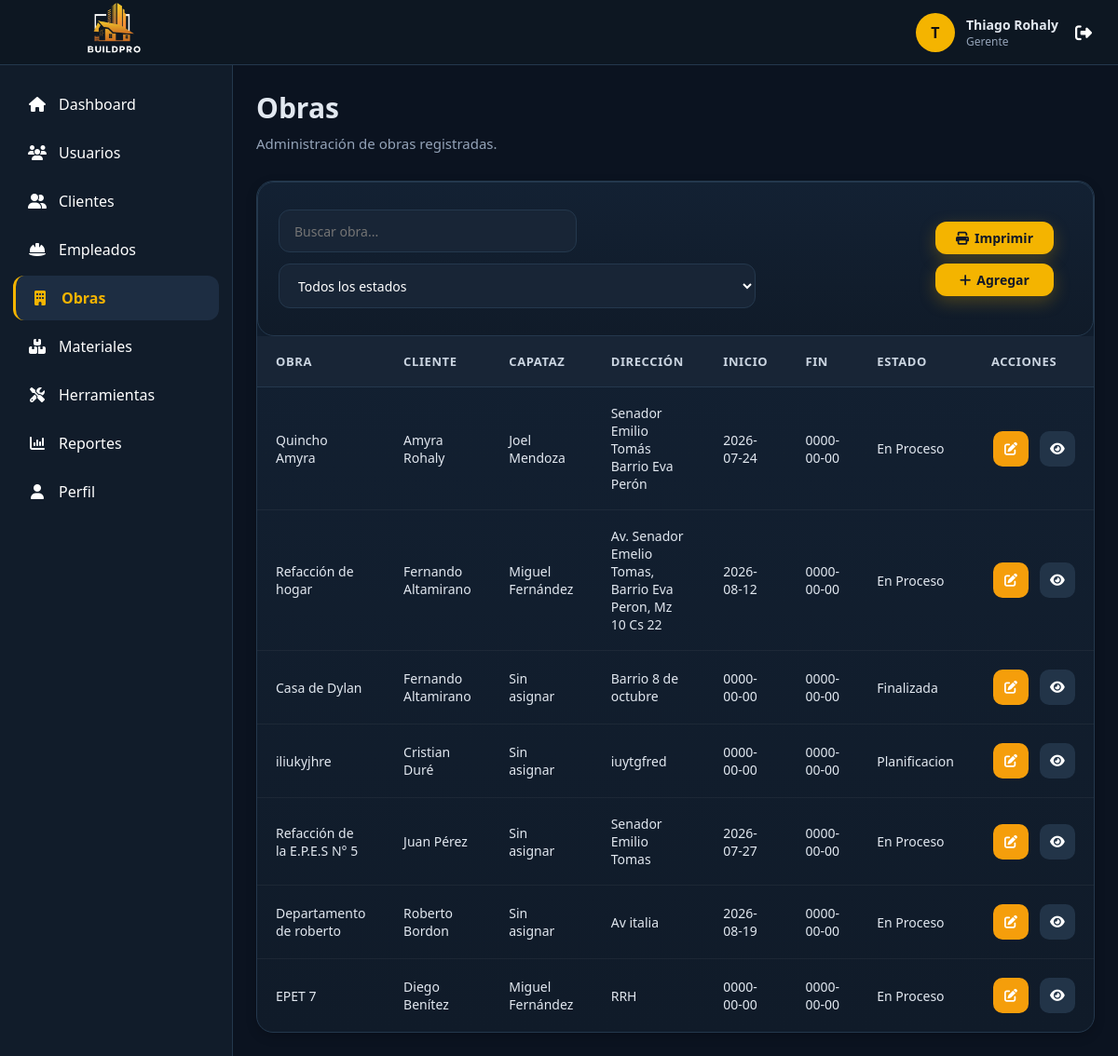
/vistas/obras/index.php (signed in), run on the app's committed database.
### tables this page shows
CREATE TABLE `obra` (
  `id_obra` int(11) NOT NULL,
  `id_usuario` int(11) NOT NULL,
  `id_jefe_obra` int(11) DEFAULT NULL,
  `nombre_obra` varchar(150) NOT NULL,
  `direccion` varchar(255) NOT NULL,
  `descripcion` text DEFAULT NULL,
  `fecha_inicio` date DEFAULT NULL,
  `fecha_fin` date DEFAULT NULL,
  `estado` enum('Planificacion','En Proceso','Finalizada','Cancelada','Suspendida') DEFAULT 'Planificacion',
  `activo` tinyint(1) NOT NULL DEFAULT 1
);

CREATE TABLE `usuario` (
  `id_usuario` int(11) NOT NULL,
  `id_rol` int(11) NOT NULL,
  `nombre` varchar(100) NOT NULL,
  `apellido` varchar(100) NOT NULL,
  `documento` varchar(20) DEFAULT NULL,
  `correo` varchar(150) NOT NULL,
  `contraseña` varchar(255) NOT NULL,
  `telefono` varchar(20) DEFAULT NULL,
  `direccion` varchar(255) DEFAULT NULL,
  `salario` decimal(12,2) DEFAULT NULL,
  `fecha_registro` datetime DEFAULT current_timestamp(),
  `estado` tinyint(1) DEFAULT 1 COMMENT '1=Activo, 0=Inactivo'
);

### modelos/Conexion.php (called while the page is built)
<?php
class Conexion {
    private $host = "localhost";
    private $usuario = "root";
    private $password = "";
    private $baseDatos = "constructora";
public function conectar(){
    try {
        $conexion = new PDO(
            "mysql:host=".$this->host.
            ";dbname=".$this->baseDatos.
            ";charset=utf8mb4",
            $this->usuario,
            $this->password
        );
        $conexion->setAttribute(
            PDO::ATTR_ERRMODE,
            PDO::ERRMODE_EXCEPTION
        );
        return $conexion;
    } catch(PDOException $e){
        die("Error de conexión: ".$e->getMessage());
    }
}
}
?>

### modelos/Obra.php (called while the page is built, shortened)
<?php
require_once "Conexion.php";
class Obra
{
    private $conexion;
    public function __construct()
    {
        $db = new Conexion();
        $this->conexion = $db->conectar();
    }
    public function obtenerTodos()
    {
        $sql = "SELECT
                    o.id_obra,
                    o.nombre_obra,
                    o.direccion,
                    o.fecha_inicio,
                    o.fecha_fin,
                    o.estado,
                    -- Cliente
                    u.nombre AS nombre_cliente,
                    u.apellido AS apellido_cliente,
                    -- Jefe de Obra
                    j.nombre AS nombre_jefe_obra,
                    j.apellido AS apellido_jefe_obra
                FROM obra o
                INNER JOIN usuario u
                    ON o.id_usuario = u.id_usuario
                LEFT JOIN usuario j
                    ON o.id_jefe_obra = j.id_usuario
                WHERE o.activo = 1";
        $consulta = $this->conexion->prepare($sql);
        $consulta->execute();
        return $consulta->fetchAll(PDO::FETCH_ASSOC);
    }
}

### vistas/obras/index.php (the view, shortened to what this page needs)
<?php
require_once "../../modelos/Obra.php";
$obra = new Obra();
$obras = $obra->obtenerTodos();
require_once "../../layouts/header.php";
require_once "../../layouts/sidebar.php";
?>
<main class="content">
    <div class="page-title no-print">
        <h1>Obras</h1>
        <p>
            Administración de obras registradas.
        </p>
    </div>
    <div class="table-container">
        <div class="toolbar no-print">
            <div class="toolbar-left">
                <input
                    type="text"
                    id="buscarObra"
                    class="search-box"
                    placeholder="Buscar obra...">
                <select id="filtroEstado" class="filter">
                    <option value="">
                        Todos los estados
                    </option>
                </select>
            </div>
            <div style="display: flex; flex-direction: column; margin: 20px;">
                <button
                    onclick="window.print()"
                    class="btn btn-primary"
                    style="margin-bottom: 10px;">
                    <i class="fa-solid fa-print"></i>
                    Imprimir
                </button>
                <a
                    href="agregar.php"
                    class="btn btn-primary">
                    <i class="fa-solid fa-plus"></i>
                    Agregar
                </a>
            </div>
        </div>
        <table
            class="table"
            id="tablaObras">
            <thead>
                <tr>
                    <th>Obra</th>
                    <th>Cliente</th>
                    <th>Capataz</th>
                    <th>Dirección</th>
                    <th>Inicio</th>
                    <th>Fin</th>
                    <th>Estado</th>
                    <th class="no-print">
                        Acciones
                    </th>
                </tr>
            </thead>
            <tbody>
                <?php foreach ($obras as $o) { ?>
                    <tr>
                        <td>
                            <?= $o["nombre_obra"] ?>
                        </td>
                        <td>
                            <?= $o["nombre_cliente"] . " " . $o["apellido_cliente"] ?>
                        </td>
                        <td>
                            <?php if (!empty($o["nombre_jefe_obra"])) { ?>
                                <?= htmlspecialchars($o["nombre_jefe_obra"] . " " . $o["apellido_jefe_obra"]) ?>
                            <?php } else { ?>
                                <span>Sin asignar</span>
                            <?php } ?>
                        </td>
                        <td>
                            <?= $o["direccion"] ?>
                        </td>
                        <td>
                            <?= $o["fecha_inicio"] ?>
                        </td>
                        <td>
                            <?= $o["fecha_fin"] ?>
                        </td>
                        <td>
                            <?= $o["estado"] ?>
                        </td>
                        <td class="no-print">
                            <div class="table-actions">
                                <a href="editar.php?id=<?= $o["id_obra"] ?>" class="btn btn-warning">
                                    <i class="fa-solid fa-pen-to-square"></i>
                                </a>
                                <a href="ver.php?id=<?= $o["id_obra"] ?>" class="btn btn-secondary">
                                    <i class="fa-solid fa-eye"></i>
                                </a>
                            </div>
                        </td>
                    </tr>
                <?php } ?>
            </tbody>
        </table>
    </div>
</main>
<?php
require_once "../../layouts/footer.php";
?>

### assets/css/layout.css (style rules this page uses)
:root { --bg:#070d14; --surface:#111e2b; --surface-light:#182838; --surface-hover:#223448; --primary:#ffb703; --primary-hover:#fb8500; --text:#ffffff; --text-secondary:#94a3b8; --border:rgba(255,255,255,.08); --sidebar-width:250px; --navbar-height:70px; --radius:14px; --shadow: 0 8px 30px rgba(0,0,0,.25); }
* { margin:0; padding:0; box-sizing:border-box; font-family:"Segoe UI",sans-serif; }
html, body { width:100%; min-height:100%; overflow-x:hidden; }
body { background:var(--bg); color:var(--text); }
.content { margin-left:var(--sidebar-width); margin-top:var(--navbar-height); min-height:calc(100vh - var(--navbar-height)); padding:30px; background:var(--bg); }
.page-title { margin-bottom:25px; }
.page-title h1 { font-size:30px; font-weight:700; margin-bottom:8px; }
.page-title p { color:var(--text-secondary); font-size:15px; }
@media (max-width:1200px) { .content { padding:25px; } }
.content { transition: margin-left .30s ease, width .30s ease, padding .30s ease; }
table { width:100%; }
button, input, select, textarea { font:inherit; }
a { color:inherit; }

### assets/css/components.css (style rules this page uses)
:root { --bg: #0b1320; --surface: #111c2a; --surface-light: #182536; --surface-hover: #1d2d42; --border: #24384d; --primary: #f4b400; --primary-hover: #df9f00; --success: #22c55e; --danger: #ef4444; --warning: #f59e0b; --info: #3b82f6; --white: #ffffff; --text: #e2e8f0; --text-secondary: #94a3b8; --radius: 18px; --shadow-sm: 0 4px 12px rgba(0, 0, 0, 0.18); --shadow-md: 0 10px 25px rgba(0, 0, 0, 0.25); --shadow-lg: 0 18px 45px rgba(0, 0, 0, 0.35); }
* { margin: 0; padding: 0; box-sizing: border-box; }
body { background: var(--bg); color: var(--text); font-family: "Poppins", sans-serif; }
.btn { display: inline-flex; align-items: center; justify-content: center; gap: 10px; height: 35px; padding: 0 22px; border: none; border-radius: 12px; cursor: pointer; text-decoration: none; font-size: 14px; font-weight: 600; transition: 0.25s; }
.btn-primary { background: var(--primary); color: #111827; box-shadow: 0 6px 18px rgba(244, 180, 0, 0.25); }
.btn-warning { background: var(--warning); color: white; }
.btn-secondary { background: #223448; color: white; }
.toolbar { display: flex; justify-content: space-between; align-items: center; gap: 20px; padding: 22px; background: linear-gradient(180deg, #132133, #101b29); border: 1px solid var(--border); border-radius: 18px; box-shadow: var(--shadow-sm); }
.toolbar-left { display: flex; align-items: center; gap: 15px; flex-wrap: wrap; }
.search-box, .filter { height: 46px; background: var(--surface-light); border: 1px solid var(--border); border-radius: 12px; color: white; outline: none; transition: 0.25s; font-size: 14px; }
.search-box { width: 320px; padding: 0 16px; }
.filter { min-width: 180px; padding: 0 14px; cursor: pointer; }
.table-container { margin-top: 30px; background: linear-gradient(180deg, #132133, #101b29); border: 1px solid var(--border); border-radius: 18px; overflow: hidden; box-shadow: var(--shadow-sm); }
.table { width: 100%; border-collapse: collapse; }
.table thead { background: #182536; }
.table th { padding: 18px 20px; text-align: left; color: #cbd5e1; font-size: 13px; font-weight: 600; letter-spacing: 0.6px; text-transform: uppercase; border-bottom: 1px solid var(--border); }
.table td { padding: 18px 20px; border-bottom: 1px solid rgba(255, 255, 255, 0.05); font-size: 14px; color: var(--text); }
.table tbody tr { transition: 0.25s; }
.table tbody tr:last-child td { border-bottom: none; }
.table-actions { display: flex; align-items: center; justify-content: center; gap: 8px; white-space: nowrap; }
.table-actions .btn { width: 38px; height: 38px; padding: 0; border-radius: 10px; }
.input, .filter, select { width: 100%; height: 48px; padding: 0 16px; background: #182536; border: 1px solid var(--border); border-radius: 12px; color: white; outline: none; transition: 0.25s; font-size: 14px; }
.table-container { width: 100%; overflow-x: auto; }
.table { min-width: 900px; }
.table td:last-child { white-space: nowrap; }
.table td:last-child .btn { display: inline-flex; align-items: center; justify-content: center; margin: 2px; }
.toolbar { display: flex; justify-content: space-between; align-items: center; gap: 15px; flex-wrap: wrap; }
.toolbar-left { display: flex; align-items: center; gap: 12px; flex-wrap: wrap; }
.btn { display: inline-flex; align-items: center; justify-content: center; gap: 6px; white-space: nowrap; }
.input, .textarea, .filter, .search-box { max-width: 100%; }

### data on the page
obra: nombre_obra "Quincho Amyra", id_usuario.nombre "Amyra", id_usuario.apellido "Rohaly", id_jefe_obra.apellido "Joel Mendoza", direccion "Senador Emilio Tomás Barrio Eva Perón", fecha_inicio "2026-07-24", fecha_fin "0000-00-00", estado "En Proceso"
obra: nombre_obra "Refacción de hogar", id_usuario.nombre "Fernando", id_usuario.apellido "Altamirano", id_jefe_obra.apellido "Miguel Fernández", direccion "Av. Senador Emelio Tomas, Barrio Eva Peron, Mz 10 Cs 22", fecha_inicio "2026-08-12", fecha_fin "0000-00-00", estado "En Proceso"
obra: nombre_obra "Casa de Dylan", id_usuario.nombre "Fernando", id_usuario.apellido "Altamirano", shows "Sin asignar", direccion "Barrio 8 de octubre", fecha_inicio "0000-00-00", fecha_fin "0000-00-00", estado "Finalizada"
obra: nombre_obra "iliukyjhre", id_usuario.nombre "Cristian", id_usuario.apellido "Duré", shows "Sin asignar", direccion "iuytgfred", fecha_inicio "0000-00-00", fecha_fin "0000-00-00", estado "Planificacion"
obra: nombre_obra "Refacción de la E.P.E.S N° 5", id_usuario.nombre "Juan", id_usuario.apellido "Pérez", shows "Sin asignar", direccion "Senador Emilio Tomas", fecha_inicio "2026-07-27", fecha_fin "0000-00-00", estado "En Proceso"
obra: nombre_obra "Departamento de roberto", id_usuario.nombre "Roberto", id_usuario.apellido "Bordon", shows "Sin asignar", direccion "Av italia", fecha_inicio "2026-08-19", fecha_fin "0000-00-00", estado "En Proceso"
obra: nombre_obra "EPET 7", id_usuario.nombre "Diego", id_usuario.apellido "Benítez", id_jefe_obra.apellido "Miguel Fernández", direccion "RRH", fecha_inicio "0000-00-00", fecha_fin "0000-00-00", estado "En Proceso"

### other printed values
substr($_SESSION['usuario']['nombre'],0,1) "T"
$_SESSION['usuario']['nombre'] "Thiago"
$_SESSION['usuario']['apellido'] "Rohaly"
$_SESSION['usuario']['rol'] "Gerente"
$item[1] "Dashboard"
$item[1] "Usuarios"
$item[1] "Clientes"
$item[1] "Empleados"
$item[1] "Obras"
$item[1] "Materiales"
$item[1] "Herramientas"
$item[1] "Reportes"
$item[1] "Perfil"
